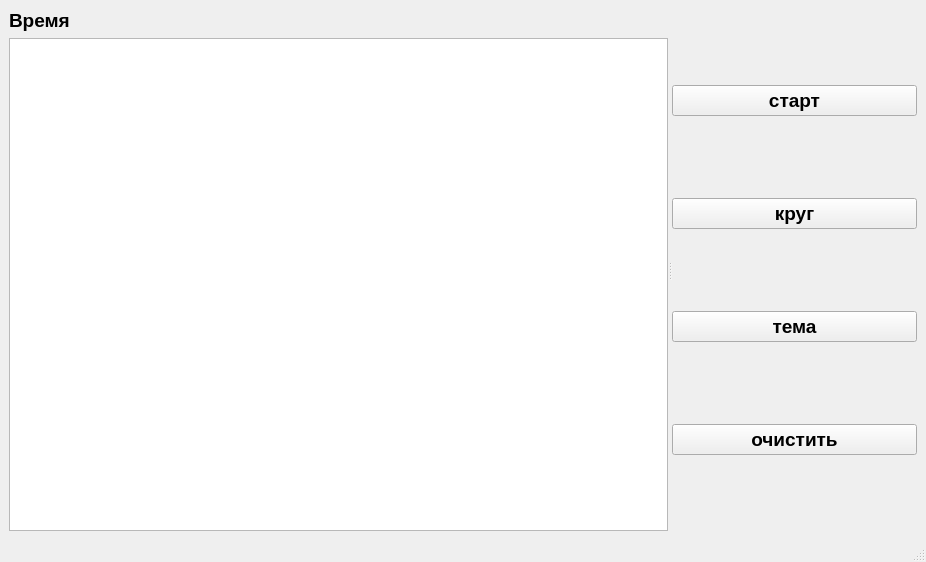
<?xml version="1.0" encoding="UTF-8"?>
<ui version="4.0">
 <class>MainWindow</class>
 <widget class="QMainWindow" name="MainWindow">
  <property name="geometry">
   <rect>
    <x>0</x>
    <y>0</y>
    <width>926</width>
    <height>562</height>
   </rect>
  </property>
  <property name="windowTitle">
   <string>MainWindow</string>
  </property>
  <widget class="QWidget" name="centralwidget">
   <layout class="QGridLayout" name="gridLayout">
    <item row="0" column="0">
     <widget class="QSplitter" name="splitter">
      <property name="orientation">
       <enum>Qt::Horizontal</enum>
      </property>
      <widget class="QWidget" name="verticalLayoutWidget_2">
       <layout class="QVBoxLayout" name="verticalLayout_2">
        <item>
         <widget class="QLabel" name="lb_time">
          <property name="font">
           <font>
            <pointsize>14</pointsize>
            <bold>true</bold>
           </font>
          </property>
          <property name="text">
           <string>Время</string>
          </property>
         </widget>
        </item>
        <item>
         <widget class="QTextBrowser" name="tbr"/>
        </item>
       </layout>
      </widget>
      <widget class="QWidget" name="verticalLayoutWidget">
       <layout class="QVBoxLayout" name="verticalLayout">
        <item>
         <widget class="QPushButton" name="pb_ss">
          <property name="sizePolicy">
           <sizepolicy hsizetype="Preferred" vsizetype="Fixed">
            <horstretch>0</horstretch>
            <verstretch>0</verstretch>
           </sizepolicy>
          </property>
          <property name="font">
           <font>
            <pointsize>14</pointsize>
            <bold>true</bold>
           </font>
          </property>
          <property name="text">
           <string>старт</string>
          </property>
         </widget>
        </item>
        <item>
         <widget class="QPushButton" name="pb_round">
          <property name="sizePolicy">
           <sizepolicy hsizetype="Preferred" vsizetype="Fixed">
            <horstretch>0</horstretch>
            <verstretch>0</verstretch>
           </sizepolicy>
          </property>
          <property name="font">
           <font>
            <pointsize>14</pointsize>
            <bold>true</bold>
           </font>
          </property>
          <property name="text">
           <string>круг</string>
          </property>
         </widget>
        </item>
        <item>
         <widget class="QPushButton" name="pb_t">
          <property name="sizePolicy">
           <sizepolicy hsizetype="Preferred" vsizetype="Fixed">
            <horstretch>0</horstretch>
            <verstretch>0</verstretch>
           </sizepolicy>
          </property>
          <property name="baseSize">
           <size>
            <width>500</width>
            <height>0</height>
           </size>
          </property>
          <property name="font">
           <font>
            <pointsize>14</pointsize>
            <bold>true</bold>
           </font>
          </property>
          <property name="autoFillBackground">
           <bool>true</bool>
          </property>
          <property name="text">
           <string>тема</string>
          </property>
          <property name="checkable">
           <bool>true</bool>
          </property>
          <property name="checked">
           <bool>false</bool>
          </property>
         </widget>
        </item>
        <item>
         <widget class="QPushButton" name="pb_clear">
          <property name="sizePolicy">
           <sizepolicy hsizetype="Preferred" vsizetype="Fixed">
            <horstretch>0</horstretch>
            <verstretch>0</verstretch>
           </sizepolicy>
          </property>
          <property name="font">
           <font>
            <pointsize>14</pointsize>
            <bold>true</bold>
           </font>
          </property>
          <property name="text">
           <string>очистить</string>
          </property>
         </widget>
        </item>
       </layout>
      </widget>
     </widget>
    </item>
   </layout>
  </widget>
  <widget class="QMenuBar" name="menubar">
   <property name="geometry">
    <rect>
     <x>0</x>
     <y>0</y>
     <width>926</width>
     <height>33</height>
    </rect>
   </property>
  </widget>
  <widget class="QStatusBar" name="statusbar"/>
 </widget>
 <resources/>
 <connections>
  <connection>
   <sender>pb_clear</sender>
   <signal>clicked()</signal>
   <receiver>tbr</receiver>
   <slot>clear()</slot>
   <hints>
    <hint type="sourcelabel">
     <x>716</x>
     <y>251</y>
    </hint>
    <hint type="destinationlabel">
     <x>613</x>
     <y>266</y>
    </hint>
   </hints>
  </connection>
  <connection>
   <sender>pb_ss</sender>
   <signal>toggled(bool)</signal>
   <receiver>pb_clear</receiver>
   <slot>setDisabled(bool)</slot>
   <hints>
    <hint type="sourcelabel">
     <x>680</x>
     <y>338</y>
    </hint>
    <hint type="destinationlabel">
     <x>675</x>
     <y>263</y>
    </hint>
   </hints>
  </connection>
  <connection>
   <sender>pb_ss</sender>
   <signal>toggled(bool)</signal>
   <receiver>pb_round</receiver>
   <slot>setEnabled(bool)</slot>
   <hints>
    <hint type="sourcelabel">
     <x>749</x>
     <y>345</y>
    </hint>
    <hint type="destinationlabel">
     <x>751</x>
     <y>144</y>
    </hint>
   </hints>
  </connection>
 </connections>
</ui>
